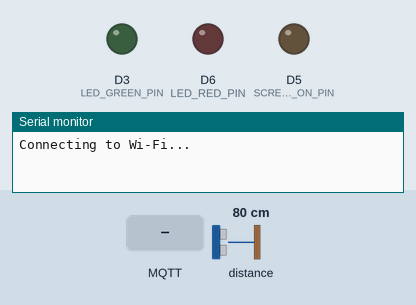
A sketch run on a simulated ESP8266 (NodeMCU). On the bench: output pins drawn as LEDs (lit = HIGH), the last lines printed to the serial monitor. The inputs (shaded band) are chosen by the test bench; at power-on: distance to the obstacle 80 cm. WiFi joins after 1.5 s; servers stay silent unless stated; no MQTT or app messages arrive unless stated; not simulated (calls return 0 or success): credentials.h; names the files do not define were given values by the test bench: MQTT_PORT = 1883.

Above: at 1.2 s.
1.3 s: MQTT message "on" arrives on the second subscribed topic
At 2.7 s:
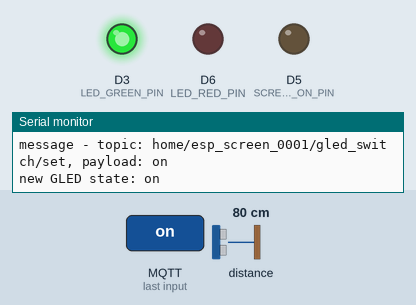
3.0 s: MQTT message "on" arrives on the third subscribed topic
At 3.6 s:
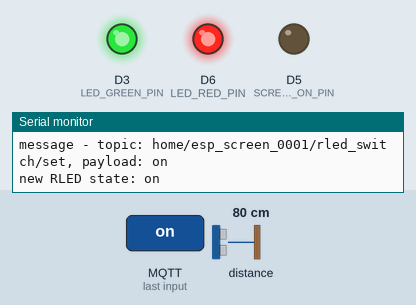
4.5 s: MQTT message "n" arrives on the second subscribed topic
At 5.7 s:
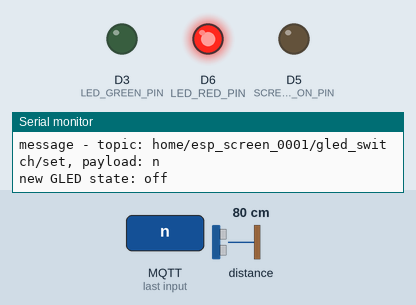
Timing chart, 0 to 7.5 s (numbered marks = the images above; inputs shaded):
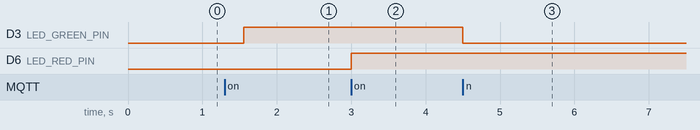

The sketch:

scrn_mgr.ino
```cpp
/*
    Touch screen power manager based on proximity sensor.

    When the proximity sensor detects someone near to the screen,
    it sends message through MQTT service.

    In response, it may receive a command to turn power of the screen on/off.

    arduino-cli compile --fqbn  esp8266:esp8266:nodemcuv2 scrn_mgr
    arduino-cli upload -p /dev/ttyUSB0 --fqbn  esp8266:esp8266:nodemcuv2 scrn_mgr
*/

#include "credentials.h"
#include <string>

#include "Adafruit_VL53L0X.h"
#include <ESP8266WiFi.h>
#include <Ticker.h>
#include <AsyncMqttClient.h>

using namespace std;

#define SCREEN_ON_PIN D5
#define LED_GREEN_PIN D3
#define LED_RED_PIN D6
#define SECOND 1000 // 1000 milliseconds

#define DEVICE_NAME "esp_screen"
#define DEVICE_ID DEVICE_NAME "_0001"

#define DISTANCE "distance_threshold"
#define DISTANCE_DISCOVERY "homeassistant/number/" DEVICE_NAME "/" DISTANCE "/config"

#define ON_TIME "on_time"
#define ON_TIME_DISCOVERY "homeassistant/number/" DEVICE_NAME "/" ON_TIME "/config"

#define OFF_TIME "off_time"
#define OFF_TIME_DISCOVERY "homeassistant/number/" DEVICE_NAME "/" OFF_TIME "/config"

#define PROXIMITY "proximity"
#define PROXIMITY_DISCOVERY "homeassistant/binary_sensor/proximity/config"
#define PROXIMITY_STATE_TOPIC "home/" DEVICE_ID "/proximity/state"
#define PROXIMITY_DISCOVERY_PAYLOAD "{\"name\": \"Proximity sensor\",\"state_topic\": \"" PROXIMITY_STATE_TOPIC "\",\"payload_on\": \"on\",\"payload_off\": \"off\",\"unique_id\": \"" DEVICE_ID  "_proximity\",\"device\": {\"identifiers\": [\"esp8266_sensor1\"],\"name\": \"" DEVICE_NAME"_controller\",\"model\": \"Custom Screen Controller\",\"manufacturer\": \"Michal Panczyk\"}}"

#define SCREEN_TOGGLE "screen_toggle"
#define SCREEN_TOGGLE_DISCOVERY "homeassistant/switch/" SCREEN_TOGGLE "/config"
#define SCREEN_TOGGLE_COMMAND_TOPIC "home/" DEVICE_ID "/screen_switch/set"
#define SCREEN_TOGGLE_STATE_TOPIC "home/" DEVICE_ID "/screen_switch/state"
#define SCREEN_TOGGLE_DISCOVERY_PAYLOAD "{\"name\": \"Screen State\",\"command_topic\": \"" SCREEN_TOGGLE_COMMAND_TOPIC "\",\"state_topic\": \"" SCREEN_TOGGLE_STATE_TOPIC "\",\"payload_on\": \"on\",\"payload_off\": \"off\",\"unique_id\": \"" DEVICE_ID "_screen\",\"device\": {\"identifiers\": [\"esp8266_sensor1\"],\"name\": \"" DEVICE_NAME"_controller\",\"model\": \"Custom Screen Controller\",\"manufacturer\": \"Michal Panczyk\"}}"

#define GLED_TOGGLE "gled_toggle"
#define GLED_TOGGLE_DISCOVERY "homeassistant/switch/" GLED_TOGGLE "/config"
#define GLED_TOGGLE_COMMAND_TOPIC "home/" DEVICE_ID "/gled_switch/set"
#define GLED_TOGGLE_STATE_TOPIC "home/" DEVICE_ID "/gled_switch/state"
#define GLED_TOGGLE_DISCOVERY_PAYLOAD "{\"name\": \"Green LED State\",\"command_topic\": \"" GLED_TOGGLE_COMMAND_TOPIC "\",\"state_topic\": \"" GLED_TOGGLE_STATE_TOPIC "\",\"payload_on\": \"on\",\"payload_off\": \"off\",\"unique_id\": \"" DEVICE_ID "_gled\",\"device\": {\"identifiers\": [\"esp8266_sensor1\"],\"name\": \"" DEVICE_NAME"_controller\",\"model\": \"Custom Screen Controller\",\"manufacturer\": \"Michal Panczyk\"}}"

#define RLED_TOGGLE "rled_toggle"
#define RLED_TOGGLE_DISCOVERY "homeassistant/switch/" RLED_TOGGLE "/config"
#define RLED_TOGGLE_COMMAND_TOPIC "home/" DEVICE_ID "/rled_switch/set"
#define RLED_TOGGLE_STATE_TOPIC "home/" DEVICE_ID "/rled_switch/state"
#define RLED_TOGGLE_DISCOVERY_PAYLOAD "{\"name\": \"Red LED State\",\"command_topic\": \"" RLED_TOGGLE_COMMAND_TOPIC "\",\"state_topic\": \"" RLED_TOGGLE_STATE_TOPIC "\",\"payload_on\": \"on\",\"payload_off\": \"off\",\"unique_id\": \"" DEVICE_ID "_rled\",\"device\": {\"identifiers\": [\"esp8266_sensor1\"],\"name\": \"" DEVICE_NAME"_controller\",\"model\": \"Custom Screen Controller\",\"manufacturer\": \"Michal Panczyk\"}}"

#define MQTT_TOPIC_PROXIMITY_STATE "screen/get/proximity"

Adafruit_VL53L0X lox = Adafruit_VL53L0X();
unsigned long proximity_reported = 0;
unsigned long proximity_started = 0;
unsigned int INF_DISTANCE = INT_MAX;
bool screen_on = true;
bool proximity = false;

unsigned int distance_threshold = 800; // mm
unsigned int on_time_threshold = SECOND;
unsigned int off_time_threshold = 10*SECOND;

AsyncMqttClient mqttClient;
Ticker mqttReconnectTimer;

WiFiEventHandler wifiConnectHandler;
WiFiEventHandler wifiDisconnectHandler;
Ticker wifiReconnectTimer;


void connectToWifi() {
  Serial.println("Connecting to Wi-Fi...");
  WiFi.begin(WIFI_SSID, WIFI_PASSWORD);
}

void connectToMqtt() {
  Serial.println("Connecting to MQTT...");
  mqttClient.connect();
}

void onWifiConnect(const WiFiEventStationModeGotIP& event) {
  Serial.println("Connected to Wi-Fi.");
  connectToMqtt();
}

void onWifiDisconnect(const WiFiEventStationModeDisconnected& event) {
  Serial.println("Disconnected from Wi-Fi.");
  mqttReconnectTimer.detach(); // ensure we don't reconnect to MQTT while reconnecting to Wi-Fi
  wifiReconnectTimer.once(2, connectToWifi);
}


void onMqttDisconnect(AsyncMqttClientDisconnectReason reason) {
  Serial.println("Disconnected from MQTT.");

  if (WiFi.isConnected()) {
    mqttReconnectTimer.once(2, connectToMqtt);
  }
}


void onMqttConnect(bool sessionPresent) {
  Serial.println("Connected to MQTT.");
  delay(10); // wait for stable connection
  mqttClient.publish(GLED_TOGGLE_DISCOVERY, 1, true, GLED_TOGGLE_DISCOVERY_PAYLOAD);
  mqttClient.publish(RLED_TOGGLE_DISCOVERY, 1, true, RLED_TOGGLE_DISCOVERY_PAYLOAD);
  Serial.println("Published GLED discovery");
  delay(10); // wait for stable connection
  mqttClient.publish(SCREEN_TOGGLE_DISCOVERY, 1, true, SCREEN_TOGGLE_DISCOVERY_PAYLOAD);
  Serial.println("Published screen toggle discovery");
  delay(10); // wait for stable connection
  mqttClient.publish(PROXIMITY_DISCOVERY, 1, true, PROXIMITY_DISCOVERY_PAYLOAD);
  Serial.println("Published proximity discovery");
  delay(10); // wait for stable connection

  mqttClient.subscribe(SCREEN_TOGGLE_COMMAND_TOPIC, 1);
  Serial.println("Subscribed to screen toggle command topic");
  mqttClient.subscribe(GLED_TOGGLE_COMMAND_TOPIC, 1);
  mqttClient.subscribe(RLED_TOGGLE_COMMAND_TOPIC, 1);
  Serial.println("Subscribed to GLED and RLED toggle command topics");


  Serial.print("Session present: ");
  Serial.println(sessionPresent);
}

void toggle_screen(bool new_state){
    if(new_state != screen_on){
        screen_on = new_state;
        digitalWrite(SCREEN_ON_PIN, screen_on ? HIGH : LOW);
        mqttClient.publish(SCREEN_TOGGLE_STATE_TOPIC, 1, true, screen_on?"on":"off");
        Serial.println(screen_on ? "CLOSE" : "FAR");
    }
}

void onMqttMessage(
    char* topic,
    char* payload,
    AsyncMqttClientMessageProperties properties,
    size_t len,
    size_t index,
    size_t total
) {
    Serial.printf("message - topic: %s, payload: %s\n", topic, payload);
    string t = topic;
    string p = payload;
    if(t == SCREEN_TOGGLE_COMMAND_TOPIC){
        bool new_state = p[1] == 'n';
        Serial.printf("new state: %s\n", new_state?"on":"off");
        toggle_screen(new_state);
        return;
    }
    if (t==GLED_TOGGLE_COMMAND_TOPIC){
        bool new_state = p[1] == 'n';
        Serial.printf("new GLED state: %s\n", new_state?"on":"off");
        digitalWrite(LED_GREEN_PIN, new_state ? HIGH : LOW);
        mqttClient.publish(GLED_TOGGLE_STATE_TOPIC, 1, true, new_state?"on":"off");
        return;
    }
    if (t==RLED_TOGGLE_COMMAND_TOPIC){
        bool new_state = p[1] == 'n';
        Serial.printf("new RLED state: %s\n", new_state?"on":"off");
        digitalWrite(LED_RED_PIN, new_state ? HIGH : LOW);
        mqttClient.publish(RLED_TOGGLE_STATE_TOPIC, 1, true, new_state?"on":"off");
        return;
    }
}

void setup() {
    Serial.begin(115200);
    wifiConnectHandler = WiFi.onStationModeGotIP(onWifiConnect);
    wifiDisconnectHandler = WiFi.onStationModeDisconnected(onWifiDisconnect);

    mqttClient.onConnect(onMqttConnect);
    mqttClient.onDisconnect(onMqttDisconnect);
    mqttClient.onMessage(onMqttMessage);
    //mqttClient.onSubscribe(onMqttSubscribe);
    //mqttClient.onUnsubscribe(onMqttUnsubscribe);
    //mqttClient.onPublish(onMqttPublish);
    mqttClient.setServer(MQTT_HOST, MQTT_PORT);
    mqttClient.setCredentials(MQTT_USER, MQTT_PASSWORD);
    connectToWifi();

    pinMode(SCREEN_ON_PIN, OUTPUT);
    digitalWrite(SCREEN_ON_PIN, LOW);

    pinMode(LED_GREEN_PIN, OUTPUT);
    pinMode(LED_RED_PIN, OUTPUT);
    digitalWrite(LED_GREEN_PIN, LOW);
    digitalWrite(LED_RED_PIN, LOW);
    mqttClient.publish(GLED_TOGGLE_STATE_TOPIC, 1, true, "off");
    mqttClient.publish(RLED_TOGGLE_STATE_TOPIC, 1, true, "off");
    mqttClient.publish(SCREEN_TOGGLE_STATE_TOPIC, 1, true, screen_on?"on":"off");

    if (!lox.begin()) {
        Serial.println("Failed to boot VL53L0X");
        while(1);
    }
}

unsigned int get_distance(){
    VL53L0X_RangingMeasurementData_t measure;
    lox.rangingTest(&measure, false); // pass in 'true' to get debug data printout!
    if (measure.RangeStatus != 4) // phase failures have incorrect data
        return measure.RangeMilliMeter;
    else
        return INF_DISTANCE;
}

void report_proximity(bool new_state){
    if(new_state != proximity){
        proximity = new_state;
        mqttClient.publish(PROXIMITY_STATE_TOPIC, 1, true, proximity?"on":"off");
        Serial.println(proximity ? "proximity: on" : "proximity: off");
    }
}

void loop() {
    unsigned int distance = get_distance();
    unsigned long current_millis = millis();
    if(distance < distance_threshold){
        // Wait for `on_time_threshold` seconds before reporting proximity.
        if (current_millis > proximity_started + on_time_threshold){
            proximity_reported = current_millis;
            report_proximity(true);
        }
    } else {
        // `proximity_started` records the last time an object was far away.
        // When this no longer holds, it means an object starts to be close.
        proximity_started = current_millis;

        // If there was no proximity for `off_time_threshold` seconds since `proximity_reported`,
        // we report the end of proximity.
        if(current_millis > proximity_reported + off_time_threshold){
            report_proximity(false);
        }
    }
}
```

Measured:
- after the input at 1.3 s, D3 (LED_GREEN_PIN): LOW → HIGH after 0.25 s
- after the input at 3.0 s, D6 (LED_RED_PIN): LOW → HIGH at once
- after the input at 4.5 s, D3 (LED_GREEN_PIN): HIGH → LOW at once
